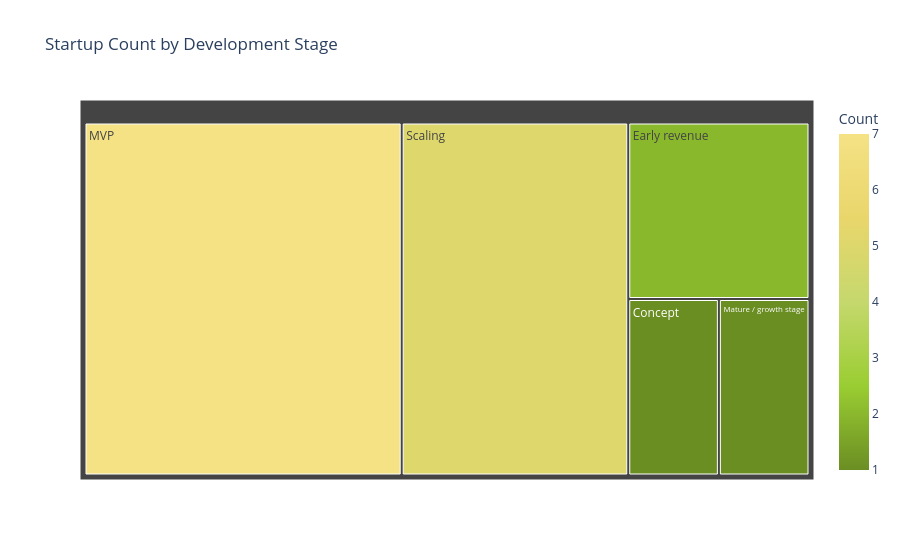

The notebook cell saved with this chart:
### Code cell
import plotly.express as px

stage_counts = (
    startup_list["What stage of development is your solution currently at?"]
    .dropna()
    .astype(str)
    .str.strip()
    .value_counts()
    .reset_index()
)

stage_counts.columns = ["Stage", "Count"]

fig = px.treemap(
    stage_counts,
    path=["Stage"],
    values="Count",
    title="Startup Count by Development Stage",
    color="Count",
    color_continuous_scale=["#6B8E23", "#9ACD32", "#C5D86D", "#E9D66B", "#F4E285"]
)

fig.show()

### Figure 1 — Plotly figure (JSON) as saved in the notebook; plotly's stock layout.template omitted (floating-point values rounded to 4 significant figures)
{"data": [{"branchvalues": "total", "customdata": [[7.0], [5.0], [2.0], [1.0], [1.0]], "domain": {"x": [0, 1], "y": [0, 1]}, "hovertemplate": "labels=%{label}<br>Count_sum=%{value}<br>parent=%{parent}<br>id=%{id}<br>Count=%{color}<extra></extra>", "ids": ["MVP", "Scaling", "Early revenue", "Concept", "Mature / growth stage"], "labels": ["MVP", "Scaling", "Early revenue", "Concept", "Mature / growth stage"], "marker": {"coloraxis": "coloraxis", "colors": [7.0, 5.0, 2.0, 1.0, 1.0]}, "name": "", "parents": ["", "", "", "", ""], "type": "treemap", "values": [7.0, 5.0, 2.0, 1.0, 1.0]}], "layout": {"coloraxis": {"colorbar": {"title": {"text": "Count"}}, "colorscale": [[0, "#6B8E23"], [0.25, "#9ACD32"], [0.5, "#C5D86D"], [0.75, "#E9D66B"], [1, "#F4E285"]]}, "legend": {"tracegroupgap": 0}, "title": {"text": "Startup Count by Development Stage"}}}
